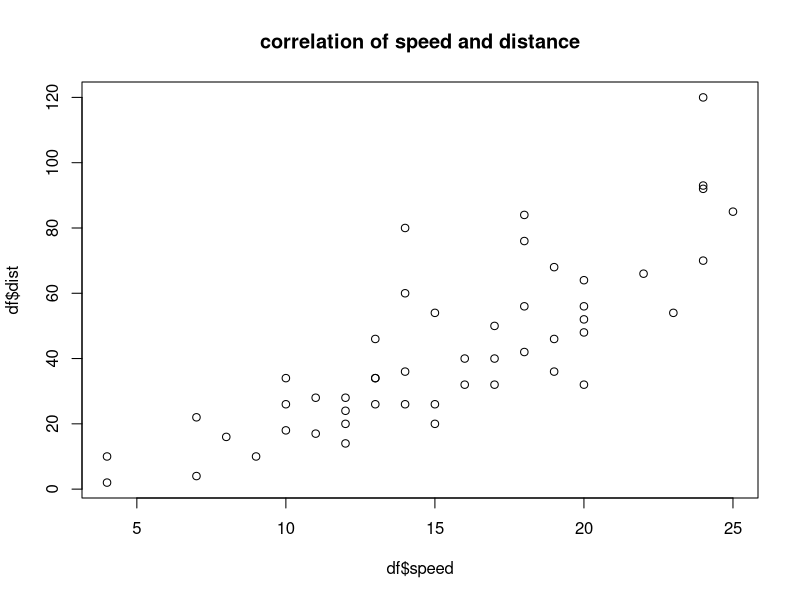

R code for this plot:
## Q1-1
### a
income <- c(30,28,52,40,35)
edu <- c(12,13,18,16,17)
df <- data.frame(income,edu)
result <- cor.test(df$income,df$edu,method = "pearson")
result
result$estimate
### b
if(result$p.value > 0.05){
  print("we can't reject non hypothesis")
} else{
  print("we reject non hypothesis")
}
### c
result_c <- cor.test(income,edu,method = "spearman")
result_c
result_c$estimate
### d
if(result$p.value > 0.05){
  print("we can't reject non hypothesis")
} else{
  print("we reject non hypothesis")
}
## the rs from part(c) is not significantly diferent form zero

## Q2-3
n1 <- 36
n2 <- 80
critical_t1 <- qt(0.975, df = n1-2)
r1 <- critical_t1/sqrt(n1-2+critical_t1^2)
r1
critical_t2 <- qt(0.975, df = n2-2)
r2 <- critical_t2/sqrt(n2-2+critical_t2^2)
r2


## Q3-4
x <- c(2,8,9,7)
y <- c(6,6,10,4)
result3 <- cor.test(x,y,method = "pearson")
result3
if(result3$p.value > 0.05){
  print("we can't reject non hypothesis")
} else{
  print("we reject non hypothesis")
}
##the following data's correlation coefficient are not significant


## Q4-6
income <- c(35165,35778,37027,37256,37512,37997,37343,
            36054,35593,35241,35486)
races <- c(399,469,429,450,474,598,364,430,433,410,317)
result4 <- cor.test(income,races)
result4
result4 <- cor.test(x,y,method = "pearson")
if(result4$p.value > 0.05){
  print("we can't reject non hypothesis")
} else{
  print("we reject non hypothesis")
}
## correlation coefficient is equal to zero
## there is no correlation between incom and number of races


## Q5-7
x <- c(1,2,5,6,11,12)
y <- c(8,4,12,3,10,7)
result5 <- cor.test(x,y,method = "spearman")
result5
if(result5$p.value > 0.1){
  print("we can't reject non hypothesis")
} else{
  print("we reject non hypothesis")
}
## correlation coefficient is equal to zero,not signifcant
## there are no correlation with these two data


## Q6-8
x <- c(3.2,2.4,1.6,8.3,7.2,5.1)
y <- c(6.2,7.3,8.1,2.6,6.3,4.3)
result6 <- cor.test(x,y)
result6
if(result6$p.value > 0.05){
  print("we can't reject non hypothesis")
} else{
  print("we reject non hypothesis")
}
## correlation coefficient is equal to zero,not signifcant
## there are no correlation with these two data


## Q7-9
## Q8-10
## Q9
library(datasets)
df <- cars
### a
plot(df$speed,df$dist,main = "correlation of speed and distance")

### b
nrow(df)
## there are 50 rows in the data frame

### c
df$mspeed <- mean(df$speed)
df$mdist <- mean(df$dist)
df$difs <- df$speed-df$mspeed
df$difd <- df$dist - df$mdist
df$difsd <- df$difs*df$difd
top <- sum(df$difsd)
bot <- sd(df$dist)*sd(df$speed)*(nrow(df)-1)
r <- top/bot
r
## the correlation coefficient is 0.8068949

### d
result9d <- cor.test(df$speed, df$dist)
result9d
if(result9d$estimate == r){
  print("this two outputs are equal")
}

### e
n <- nrow(df)
df$ranksp <- rank(df$speed) 
df$rankdi <- rank(df$dist)
df$dif <- df$ranksp - df$rankdi
df$sq_dif <- df$dif^2
top <-sum(df$sq_dif)
rs <- 1- 6*top/(n^3-n)
rs
### f
result9f <- cor.test(df$speed,df$dist,method = "spearman")
result9f 
if(result9f$estimate == rs){
  print("they are equal")
}else
  print("they are not exactly equal")
## the manual result and the cor.test result are roughly equal.